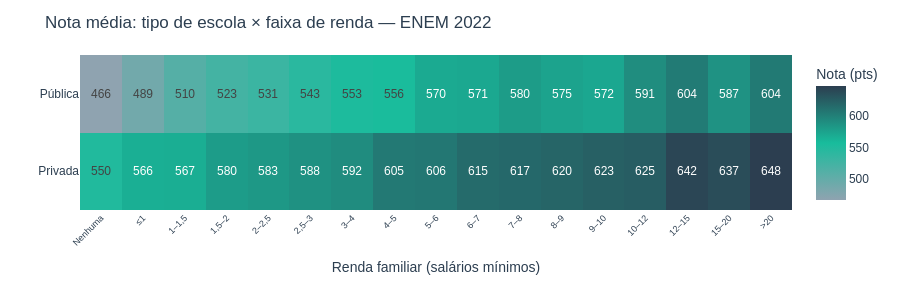

The notebook cell saved with this chart:
### Markdown cell above
---

## Insight 3 — Gap escola pública vs. privada controlando por renda

> **Substituição aprovada:** `TP_COR_RACA` não foi incluída em `COLUNAS_DESEJADAS` no `data_processor.py`
> e portanto não existe em nenhum CSV do pipeline. O insight racial original exigiria reprocessar
> os microdados brutos. Em substituição: **gap por tipo de escola controlado por renda** —
> responde "quanto da vantagem da escola privada é atribuível à escola em si, e não à renda do aluno?".

**Parte A** — heatmap descritivo: nota média por escola × faixa de renda.  
**Parte B** — regressão linear `nota ~ renda_ordinal + privada` para isolar o coeficiente da escola.

### Code cell
# Parte A — heatmap descritivo
# Reutiliza df_sample (100k linhas já carregadas no Insight 2)
df_er = (
    df_sample
    .dropna(subset=['TIPO_ESCOLA', 'RENDA_FAMILIAR', 'MEDIA_GERAL'])
    .query("TIPO_ESCOLA != 'Não respondeu'")
    .copy()
)
df_er['RENDA_ORD'] = df_er['RENDA_FAMILIAR'].map(renda_map)

print(f"N após filtro (Privada/Pública com renda válida): {len(df_er):,}".replace(',', '.'))
print(df_er['TIPO_ESCOLA'].value_counts().to_string())

# Agrega escola × renda
df_grupo = (
    df_er
    .groupby(['TIPO_ESCOLA', 'RENDA_FAMILIAR'], as_index=False)
    .agg(MEDIA_GERAL=('MEDIA_GERAL', 'mean'), N=('MEDIA_GERAL', 'count'))
)
df_grupo['RENDA_ORD'] = df_grupo['RENDA_FAMILIAR'].map(renda_map)
df_grupo = df_grupo.sort_values('RENDA_ORD')

# Pivot para heatmap
pivot = df_grupo.pivot(index='TIPO_ESCOLA', columns='RENDA_FAMILIAR', values='MEDIA_GERAL')
cols_ord = [r for r in ORDEM_RENDA_FULL if r in pivot.columns]
pivot = pivot[cols_ord]

# Rótulos curtos para eixo X
RENDA_CURTA = {
    "Nenhuma renda": "Nenhuma", "Até 1 salário mínimo": "≤1",
    "1 a 1,5 salários": "1–1,5", "1,5 a 2 salários": "1,5–2",
    "2 a 2,5 salários": "2–2,5", "2,5 a 3 salários": "2,5–3",
    "3 a 4 salários": "3–4", "4 a 5 salários": "4–5",
    "5 a 6 salários": "5–6", "6 a 7 salários": "6–7",
    "7 a 8 salários": "7–8", "8 a 9 salários": "8–9",
    "9 a 10 salários": "9–10", "10 a 12 salários": "10–12",
    "12 a 15 salários": "12–15", "15 a 20 salários": "15–20",
    "Acima de 20 salários": ">20",
}
x_labels = [RENDA_CURTA.get(c, c) for c in cols_ord]

fig_heat = go.Figure(go.Heatmap(
    z=pivot.values,
    x=x_labels,
    y=pivot.index.tolist(),
    colorscale=[[0, '#8FA3B0'], [0.5, '#18BC9C'], [1, '#2C3E50']],
    text=[[f'{v:.0f}' if not np.isnan(v) else '' for v in row] for row in pivot.values],
    texttemplate='%{text}',
    hovertemplate='Renda: %{x}<br>Escola: %{y}<br>Nota: %{z:.1f}<extra></extra>',
    colorbar=dict(title='Nota (pts)'),
))
fig_heat.update_layout(
    title='Nota média: tipo de escola × faixa de renda — ENEM 2022',
    xaxis=dict(title='Renda familiar (salários mínimos)', tickfont=dict(size=9), tickangle=-45),
    yaxis=dict(title=''),
    paper_bgcolor='white', plot_bgcolor='white',
    font=dict(color=COR_NAVY, family='Arial'),
    height=300, margin=dict(l=80, r=30, t=55, b=90),
)
fig_heat.show()

saida_heat = Path.cwd() / 'gap_escola_renda.png'
try:
    fig_heat.write_image(str(saida_heat), scale=2, width=1050, height=420)
    print(f"PNG salvo: {saida_heat}")
except Exception as e:
    print(f"Export PNG falhou: {e}. pip install kaleido")

### Figure 1 — Plotly figure (JSON) as saved in the notebook; plotly's stock layout.template omitted (floating-point values rounded to 4 significant figures)
{"data": [{"colorbar": {"title": {"text": "Nota (pts)"}}, "colorscale": [[0, "#8FA3B0"], [0.5, "#18BC9C"], [1, "#2C3E50"]], "hovertemplate": "Renda: %{x}<br>Escola: %{y}<br>Nota: %{z:.1f}<extra></extra>", "text": [["550", "566", "567", "580", "583", "588", "592", "605", "606", "615", "617", "620", "623", "625", "642", "637", "648"], ["466", "489", "510", "523", "531", "543", "553", "556", "570", "571", "580", "575", "572", "591", "604", "587", "604"]], "texttemplate": "%{text}", "type": "heatmap", "x": ["Nenhuma", "≤1", "1–1,5", "1,5–2", "2–2,5", "2,5–3", "3–4", "4–5", "5–6", "6–7", "7–8", "8–9", "9–10", "10–12", "12–15", "15–20", ">20"], "y": ["Privada", "Pública"], "z": [[550.3, 566.2, 567.2, 580.0, 583.0, 588.1, 591.8, 605.1, 606.4, 615.0, 617.1, 619.8, 623.4, 625.5, 641.6, 636.9, 647.7], [466.2, 488.6, 510.5, 523.1, 530.6, 543.3, 552.9, 555.6, 570.2, 571.2, 580.3, 574.6, 571.7, 591.0, 603.6, 587.3, 604.3]]}], "layout": {"font": {"color": "#2C3E50", "family": "Arial"}, "height": 300, "margin": {"b": 90, "l": 80, "r": 30, "t": 55}, "paper_bgcolor": "white", "plot_bgcolor": "white", "title": {"text": "Nota média: tipo de escola × faixa de renda — ENEM 2022"}, "xaxis": {"tickangle": -45, "tickfont": {"size": 9}, "title": {"text": "Renda familiar (salários mínimos)"}}, "yaxis": {"title": {"text": ""}}}}
